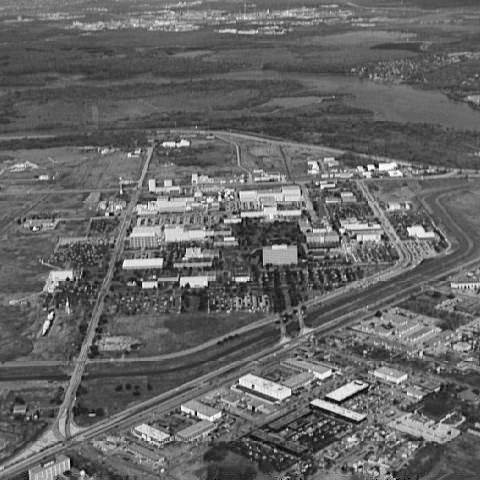
%> input picture Homework 3/demo-1.jpg, 480 x 480 px
$ octave main_exp5_28.m   (GNU Octave 9; MATLAB toolbox functions it lacks are replaced by stand-ins)
%> lines starting %> are read from the running program, lines starting %| are printed output that depends on the picture
### Homework 3/atmosph.m
function [H, im_blured] = atmosph(img)

[M,N] = size(img);

% 大气湍流模型退化函数
k = 0.0025;
[u,v]=meshgrid(1:M,1:N);    % 生成二维坐标系
H=exp(-k* ( (u-M/2).^2+(v-N/2).^2).^(5/6) );

im_double = mat2gray(img,[0 255]);
im_F = fftshift(fft2(im_double));      % 空域 > 频域

im_blured_F = im_F .* H;    % 退化
im_blured_double = real(ifft2(ifftshift(im_blured_F)));    % 频域 > 空域
im_blured = im2uint8(mat2gray(im_blured_double));

### Homework 3/my_inverse.m
function [im_inverse, im_inverse_b] = my_inverse(img, H, D0)

% Input（im_f：退化图片，H：退化模型，D0：半径）
% Output（im_inverse：全逆滤波结果，im_inverse_b：半径受限逆滤波）

[M,N] = size(img);
img_double = mat2gray(img,[0 255]);

% 全逆滤波

IMG = fftshift(fft2(img_double));
IMG_INV = IMG ./ H;
im_inverse_double = real(ifft2(ifftshift(IMG_INV)));
im_inverse = im2uint8(mat2gray(im_inverse_double));

% 半径受限逆滤波

I_m = 1:M; I_n = 1:N;
x = I_m - M/2;
y = N/2 - I_n;
[X,Y] = meshgrid(x,y);
A = (X.^2 + Y.^2 > D0^2);
H(A) = 1;

% IMG = fftshift(fft2(img_double)); 已经做过了

IMG_INV_B = IMG ./ H;
im_inverse_b_double = real(ifft2(ifftshift(IMG_INV_B)));
im_inverse_b = im2uint8(mat2gray(im_inverse_b_double));

### Homework 3/my_wiener.m
function im_wiener = my_wiener(img, H, K)

img_double = mat2gray(img,[0,255]);

IMG = fftshift(fft2(img_double));
PARA = ( conj(H) ./ (abs(H).^2 + K) ); %.^
IMG_EST = PARA .* IMG;

im_wiener_double = real(ifft2(ifftshift(IMG_EST)));
im_wiener = im2uint8(mat2gray(im_wiener_double));

### Homework 3/main_exp5_28.m
%% 请大家完成:
% 全逆滤波/半径受限逆滤波函数 my_inverse.m
% 维纳滤波函数 wiener.m
%% 运行 main_exp5_28.m 获得滤波后的效果

clc;
clear;
close all;

%% 课本图 5.28
% 读取图片
im = imread('demo-1.jpg');   % 原始图像 480x480 uint8
%> im is the input picture: size 480x480 uint8; min 0, max 254, mean 101.2

%% 图像退化（大气湍流模型）
% Output（H：退化模型， im_f：退化后图片）
[H, im_f] = atmosph(im);
%> in atmosph, `im_blured_double = real(ifft2(ifftshift(im_blured_F)));`:
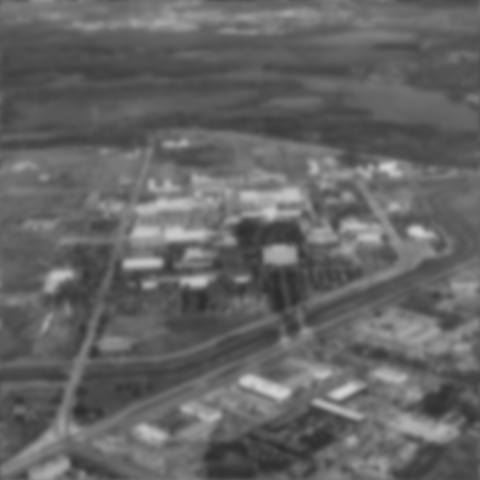
%> im_blured_double: size 480x480 double; min 0.172, max 0.825, mean 0.395
%> in atmosph, `im_blured = im2uint8(mat2gray(im_blured_double));`:
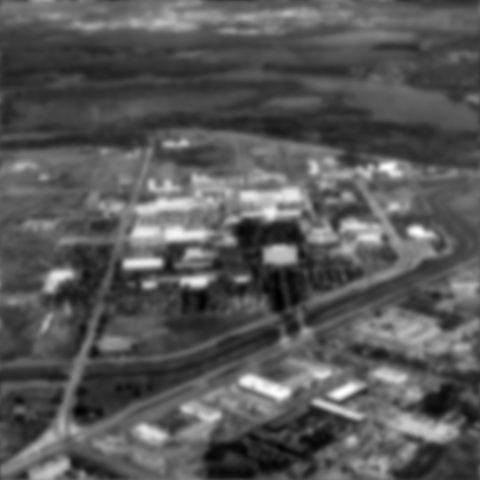
%> im_blured: size 480x480 uint8; min 0, max 255, mean 87.1
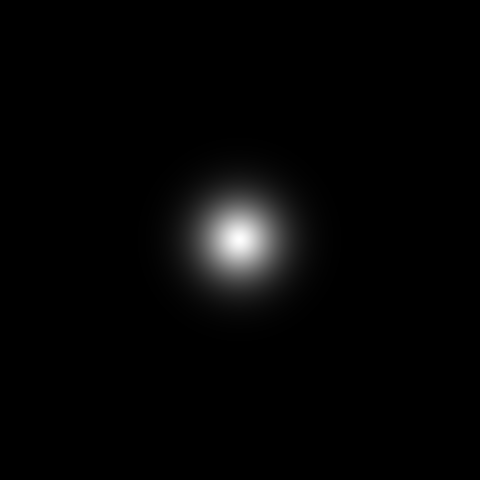
%> H: size 480x480 double; min 1.17e-18, max 1, mean 0.0199

%% 全逆滤波，半径受限逆滤波
D0 = 60;
% Input（im_f：退化图片，H：退化模型，D0：半径）
% Output（im_inverse：全逆滤波结果，im_inverse_b：半径受限逆滤波）
[im_inverse, im_inverse_b] = my_inverse(im_f, H, D0);
%> in my_inverse, `im_inverse_double = real(ifft2(ifftshift(IMG_INV)));`:
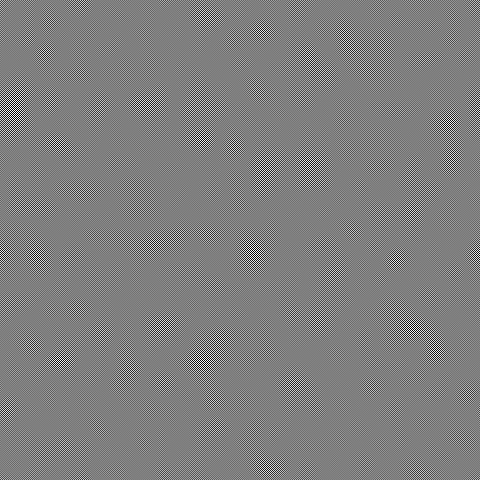
%> im_inverse_double: size 480x480 double; min -4.06e+13, max 4.07e+13, mean 0.3; drawn with min black and max white
%> in my_inverse, `H(A) = 1;`:
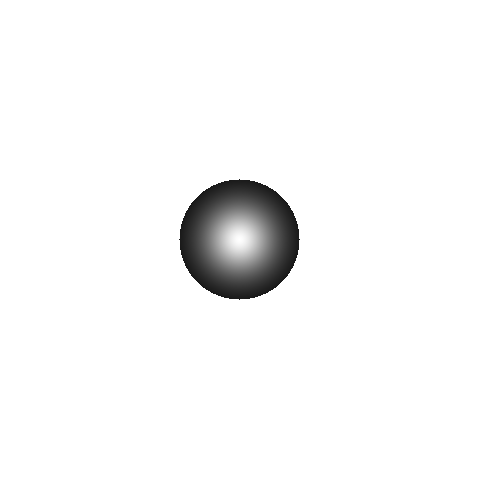
%> H: size 480x480 double; min 0.1, max 1, mean 0.968
%> in my_inverse, `im_inverse_b_double = real(ifft2(ifftshift(IMG_INV_B)));`:
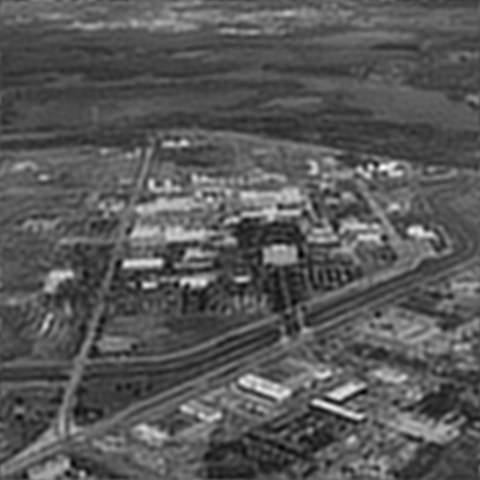
%> im_inverse_b_double: size 480x480 double; min -0.23, max 1.43, mean 0.343; drawn with min black and max white

% [6 lines of commented-out code are left out]


%% 维纳滤波
K = 0.001;
% Input（im_f：退化图片，H：退化模型，K：维纳滤波常数）
im_wiener = my_wiener(im_f, H, K);
%> in my_wiener, `PARA = ( conj(H) ./ (abs(H).^2 + K) );`:
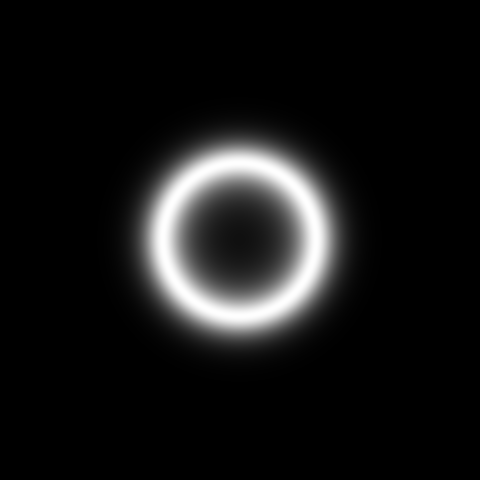
%> PARA: size 480x480 double; min 1.17e-15, max 15.81, mean 1.34; drawn with min black and max white


%% 保存结果
% [4 lines of commented-out code are left out]

%% 显示结果
figure(1);
subplot(231); imshow(im); title('原图'); axis on
subplot(232); imshow(im_f); title(sprintf('大气湍流(k=%d)',K)); axis on
subplot(233); imshow(im_inverse); title('全逆滤波'); axis on
subplot(234); imshow(im_inverse_b); title('半径受限的逆滤波'); axis on
subplot(235); imshow(im_wiener); title('维纳滤波'); axis on
